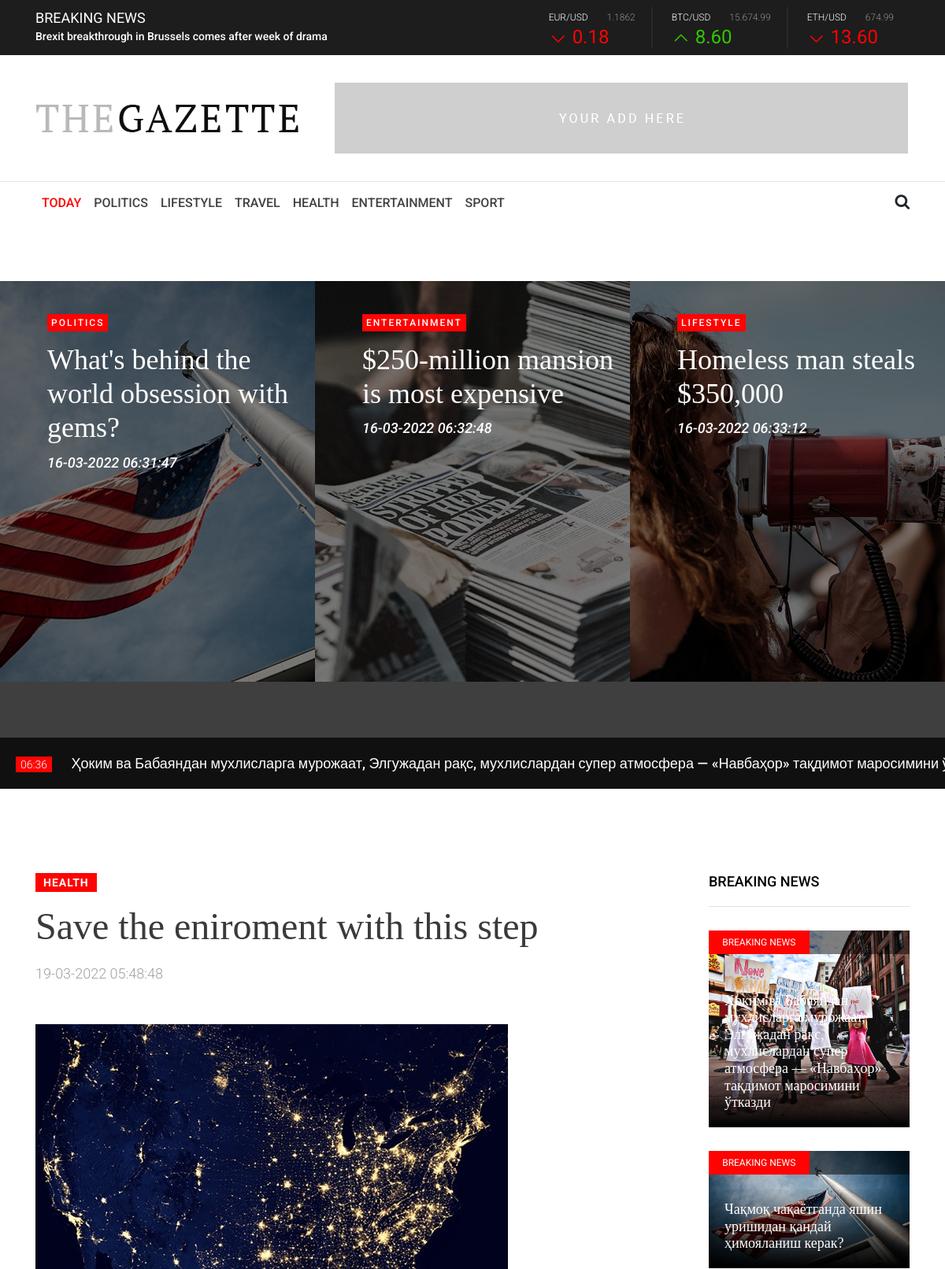
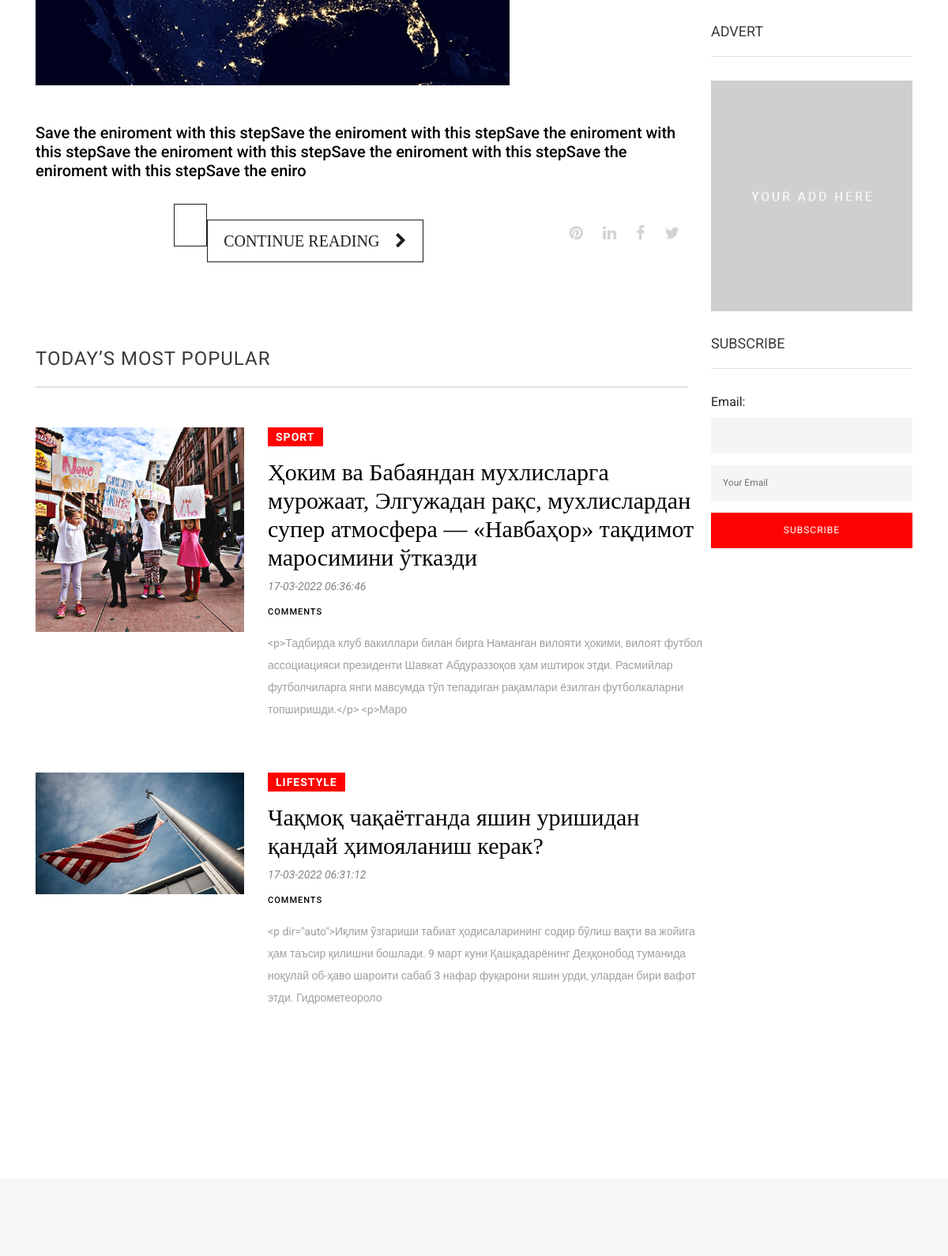
The page / (upper part) on the database its author committed (2 pictures, top to bottom).
### articles/models.py (models this page shows, shortened)
class Category(models.Model):
    name = models.CharField(max_length=150)
    url = models.SlugField(max_length=150)
    def __str__(self):
        return self.name
    def get_absolute_url(self):
        return reverse('category', kwargs={'pk': self.pk})

class Post(models.Model):
    title = models.CharField(max_length=250)
    url = models.SlugField(max_length=250)
    image = models.ImageField(upload_to='post/%Y/%m/%d')
    article = models.TextField()
    create_at = models.DateTimeField(auto_now_add=True)
    update_at = models.DateTimeField(auto_now=True)
    category = models.ForeignKey(Category, on_delete=models.CASCADE)
    is_published = models.BooleanField(default=False)
    class Meta:
        ordering = ['-create_at', 'title']
    def get_absolute_url(self):
        return reverse('posts_detail', kwargs={'slug': self.url})

### articles/views.py (the view)
# urls.py: path('', views.PostList.as_view(), name='posts'),
class PostList(View):
    def get(self, request):
        posts = Post.objects.filter(is_published=True).select_related('category')
        category = Category.objects.all()
        return render(request, 'articles/index.html', {'post_list': posts, 'categories': category, 'cat_selected': 0})

### contact/forms.py
class ContactForm(forms.ModelForm):
    class Meta:
        model = Contact
        fields = ('email',)
        widgets = {
            "email": forms.TextInput(attrs={"class": 'editContent'})
        }

### articles/templatetags/article_tag.py (called while the page is built)
@register.inclusion_tag('templatetags/last_news.html')
def get_last_news(count=4):
    news = Post.objects.order_by('id')[:count].select_related('category')
    news1 = Post.objects.order_by('id')[count:].select_related('category')
    return {'last_news': news, 'news': news1}

### contact/templatetags/contact_tags.py (called while the page is built)
@register.inclusion_tag('contact/tags/form.html')
def contact_form():
    return {"contact_form": ContactForm()}

### templates/articles/index.html (shortened to what this page needs)
{%extends 'base.html' %}
{% block content %}
{% load article_tag %}
{% include 'templatetags/last_news.html' %}
{% get_last_news %}
<section class="main-content-wrapper section_padding_100">
    <div class="container">
        <div class="row">
            <div class="col-12 col-lg-9">
                {%for post in post_list %}
                {% if forloop.first %}
                <div class="gazette-welcome-post">
                    <div class="gazette-post-tag">
                        <a href="#">{{post.category}}</a>
                    </div>
                    <h2 class="font-pt">{{post.title}}</h2>
                    <p class="gazette-post-date">
                    <p>{{ post.create_at|date:"d-m-Y H:i:s"}}</p>
                    <div class="blog-post-thumbnail my-5">
                        <img src="{{post.image.url}}" alt="post-thumb">
                    </div>
                    <p>{{ post.article|slice:":250" |safe }}</p>
                    <div class="post-continue-reading-share d-sm-flex align-items-center justify-content-between mt-30">
                        <div class="post-continue-btn">
                            <a href="{{post.get_absolute_url}}" class="font-pt">Continue Reading <i
                                    class="fa fa-chevron-right"
                                    aria-hidden="true"></i></a>
                        </div>
                        <div class="post-share-btn-group">
                            <a href="#"><i class="fa fa-pinterest" aria-hidden="true"></i></a>
                            <a href="#"><i class="fa fa-linkedin" aria-hidden="true"></i></a>
                            <a href="#"><i class="fa fa-facebook" aria-hidden="true"></i></a>
                            <a href="#"><i class="fa fa-twitter" aria-hidden="true"></i></a>
                        </div>
                    </div>
                </div>
                {% endif %}
                {% endfor %}
                <div class="gazette-todays-post section_padding_100_50">
                    <div class="gazette-heading">
                        <h4>today’s most popular</h4>
                    </div>
                    {%for post in post_list %}
                    {% if forloop.counter <= 3 and forloop.counter > 1 %}
                    <div class="gazette-single-todays-post d-md-flex align-items-start mb-50">
                        <div class="todays-post-thumb">
                            <img src="{{post.image.url}}" alt="">
                        </div>
                        <div class="todays-post-content">
                            <div class="gazette-post-tag">
                                <a href="#">{{post.category}}</a>
                            </div>
                            <h3><a href="{{post.get_absolute_url }}" class="font-pt mb-2">{{post.title}}</a></h3>
                            <span class="gazette-post-date mb-2">{{ post.create_at|date:"d-m-Y H:i:s"}}</span>
                            <a href="{{post.get_absolute_url %}" class="post-total-comments">
                                {{post.review_set.count}} Comments
                            </a>
                            <p>{{ post.article|slice:":250"}}</p>
                        </div>
                    </div>
                    {% endif %}
                    {% endfor %}
                </div>
            </div>
            {% include 'include/sidebar.html' %}
        </div>
    </div>
</section>
<section class="gazatte-video-post-area section_padding_100_70 bg-gray">
</section>
{% endblock content %}

### templates/base.html (shortened to what this page needs)
<!DOCTYPE html>
{%load static %}
<html lang="en">
<head>
    <link rel="stylesheet" href="{% static 'css/core-style.css' %}">
    <link rel="stylesheet" href="{% static 'style.css' %}">
    <link href="{% static 'css/responsive.css' %}" rel="stylesheet">
</head>
{% include 'include/header.html' %}
{% block content %}
{% endblock content %}
<body>
</body>
</html>

### templates/include/header.html (shortened to what this page needs)
{% load article_tag %}
{% load static %}
<header class="header-area">
    <div class="top-header">
        <div class="container h-100">
            <div class="row h-100 align-items-center">
                <div class="col-12 col-md-6">
                    <div class="breaking-news-area">
                        <h5 class="breaking-news-title">Breaking news</h5>
                        <div id="breakingNewsTicker" class="ticker">
                            <ul>
                                <li><a href="#">Brexit breakthrough in Brussels comes after week of drama</a></li>
                            </ul>
                        </div>
                    </div>
                </div>
                <div class="col-12 col-md-6">
                    <div class="stock-news-area">
                        <div id="stockNewsTicker" class="ticker">
                            <ul>
                                <li>
                                    <div class="single-stock-report">
                                        <div class="stock-values">
                                            <span>eur/usd</span>
                                            <span>1.1862</span>
                                        </div>
                                        <div class="stock-index minus-index">
                                            <h4>0.18</h4>
                                        </div>
                                    </div>
                                    <div class="single-stock-report">
                                        <div class="stock-values">
                                            <span>BTC/usd</span>
                                            <span>15.674.99</span>
                                        </div>
                                        <div class="stock-index plus-index">
                                            <h4>8.60</h4>
                                        </div>
                                    </div>
                                    <div class="single-stock-report">
                                        <div class="stock-values">
                                            <span>ETH/usd</span>
                                            <span>674.99</span>
                                        </div>
                                        <div class="stock-index minus-index">
                                            <h4>13.60</h4>
                                        </div>
                                    </div>
                                </li>
                            </ul>
                        </div>
                    </div>
                </div>
            </div>
        </div>
    </div>
    <div class="middle-header">
        <div class="container h-100">
            <div class="row h-100 align-items-center">
                <div class="col-12 col-md-4">
                    <div class="logo-area">
                        <a href="{%url 'posts'%}"><img src="{%static 'img/core-img/logo.png' %}" alt="logo"></a>
                    </div>
                </div>
                <div class="col-12 col-md-8">
                    <div class="header-advert-area">
                        <a href="#"><img src="{%static 'img/bg-img/top-advert.png' %}" alt="header-add"></a>
                    </div>
                </div>
            </div>
        </div>
    </div>
    <div class="bottom-header">
        <div class="container h-100">
            <div class="row h-100 align-items-center">
                <div class="col-12">
                    <div class="main-menu">
                        <nav class="navbar navbar-expand-lg">
                            <div class="collapse navbar-collapse" id="gazetteMenu">
                                <ul class="navbar-nav mr-auto">
                                    {% if cat_selected == 0 %}
                                    <li class="nav-item active">
                                        <a class="nav-link" href="{% url 'posts' %}">Today <span class="sr-only">(current)</span></a>
                                    </li>
                                    {% else %}
                                    <li class="nav-item active">
                                        <a class="nav-link" href="{% url 'posts' %}">Today <span class="sr-only">(current)</span></a>
                                    </li>
                                    {% endif %}
                                    {% for category in categories %}
                                    {% if category.pk == cat_selected %}
                                    <li class="nav-item">
                                        <a class="nav-link" href="{{category.url}}">{{category.name}}</a>
                                    </li>
                                    {% else %}
                                    <li class="nav-item">
                                        <a class="nav-link" href="{{ category.get_absolute_url }}">{{category.name}}</a>
                                    </li>
                                    {% endif %}
                                    {% endfor %}
                                </ul>
                                <div id="searchbtn">
                                    <i class="fa fa-search" aria-hidden="true"></i>
                                </div>
                            </div>
                        </nav>
                    </div>
                </div>
            </div>
        </div>
    </div>
</header>

### templates/templatetags/last_news.html
<section class="welcome-blog-post-slide owl-carousel">
    {% for news in last_news %}
    <div class="single-blog-post-slide bg-img background-overlay-5" style="background-image: url({{news.image.url}});">
        <div class="single-blog-post-content">
            <div class="tags">
                <a href="#">{{news.category}}</a>
            </div>
            <h3><a href="#" class="font-pt">{{news.title}}</a></h3>
            <div class="date">
                <a href="#">{{ news.create_at|date:"d-m-Y H:i:s"}}</a>
            </div>
        </div>
    </div>
    {% endfor %}
</section>
<div class="latest-news-marquee-area">
    <div class="simple-marquee-container">
        <div class="marquee">
            <ul class="marquee-content-items">
                {% for new in news %}
                <li>
                    <a href="#"><span class="latest-news-time">{{new.create_at|time:"H:i"}}</span> {{new.title}}</a>
                </li>
                {% endfor %}
            </ul>
        </div>
    </div>
</div>

### templates/include/sidebar.html
{% load contact_tags %}
<div class="col-12 col-lg-3 col-md-6">
    <div class="sidebar-area">
        <div class="breaking-news-widget">
            <div class="widget-title">
                <h5><a href="{% url 'posts' %}">breaking news</a></h5>
            </div>
            {% for post in post_list %}
            <div class="single-breaking-news-widget">
                <img src="{{post.image.url}}" alt="">
                <div class="breakingnews-title">
                    <p>breaking news</p>
                </div>
                <div class="breaking-news-heading gradient-background-overlay">
                    <h5 class="font-pt">{{post.title}}</h5>
                </div>
            </div>
            {% endfor %}
        </div>
        <div class="advert-widget">
            <div class="widget-title">
                <h5>Advert</h5>
            </div>
            <div class="advert-thumb mb-30">
                <a href="#"><img src="img/bg-img/add.png" alt=""></a>
            </div>
        </div>
        {% contact_form %}
    </div>
</div>

### templates/contact/tags/form.html (shortened to what this page needs)
<div class="subscribe-widget">
    <div class="widget-title">
        <h5>subscribe</h5>
    </div>
    <div class="subscribe-form">
        <form action="{% url 'contact' %}" method="post">
            {{contact_form}}
            <input type="email" name="email" id="subs_email" placeholder="Your Email">
            <button type="submit">subscribe</button>
        </form>
    </div>
</div>

### rows shown on the page
Category: name "POLITICS"
Category: name "LIFESTYLE"
Category: name "TRAVEL"
Category: name "HEALTH"
Category: name "ENTERTAINMENT"
Category: name "SPORT"
Post: image (picture), category "POLITICS", title "What's behind the world obsession with gems?", create_at "16-03-2022 06:31:47"
Post: image (picture), category "ENTERTAINMENT", title "$250-million mansion is most expensive", create_at "16-03-2022 06:32:48"
Post: image (picture), category "LIFESTYLE", title "Homeless man steals $350,000", create_at "16-03-2022 06:33:12"
Post: create_at "06:36", title "Ҳоким ва Бабаяндан мухлисларга мурожаат, Элгужадан рақс, мухлислардан супер атмосфера — «Навбаҳор» тақдимот маросимини…", image (picture), category "SPORT", title "Ҳоким ва Бабаяндан мухлисларга мурожаат, Элгужадан рақс, мухлислардан супер атмосфера — «Навбаҳор» тақдимот маросимини ўтказди", create_at "17-03-2022 06:36:46", article "<p>Тадбирда клуб вакиллари билан бирга Наманган вилояти ҳокими, вилоят футбол ассоциацияси президенти Шавкат Абдураззоқов ҳам иштирок этди. Расмийлар футболчиларга янги мавсумда тўп тепадиган рақамлари ёзилган футболкаларни топширишди.</p> <p>Маро"
Post: category "HEALTH", title "Save the eniroment with this step", create_at "19-03-2022 05:48:48", image (picture), article "Save the eniroment with this stepSave the eniroment with this stepSave the eniroment with this stepSave the eniroment with this stepSave the eniroment with this stepSave the eniroment with this stepSave the eniro"
Post: image (picture), category "LIFESTYLE", title "Чақмоқ чақаётганда яшин уришидан қандай ҳимояланиш керак?", create_at "17-03-2022 06:31:12", article "<p dir=\"auto\">Иқлим ўзгариши табиат ҳодисаларининг содир бўлиш вақти ва жойига ҳам таъсир қилишни бошлади. 9 март куни Қашқадарёнинг Деҳқонобод туманида ноқулай об-ҳаво шароити сабаб 3 нафар фуқарони яшин урди, улардан бири вафот этди. Гидрометеороло"
